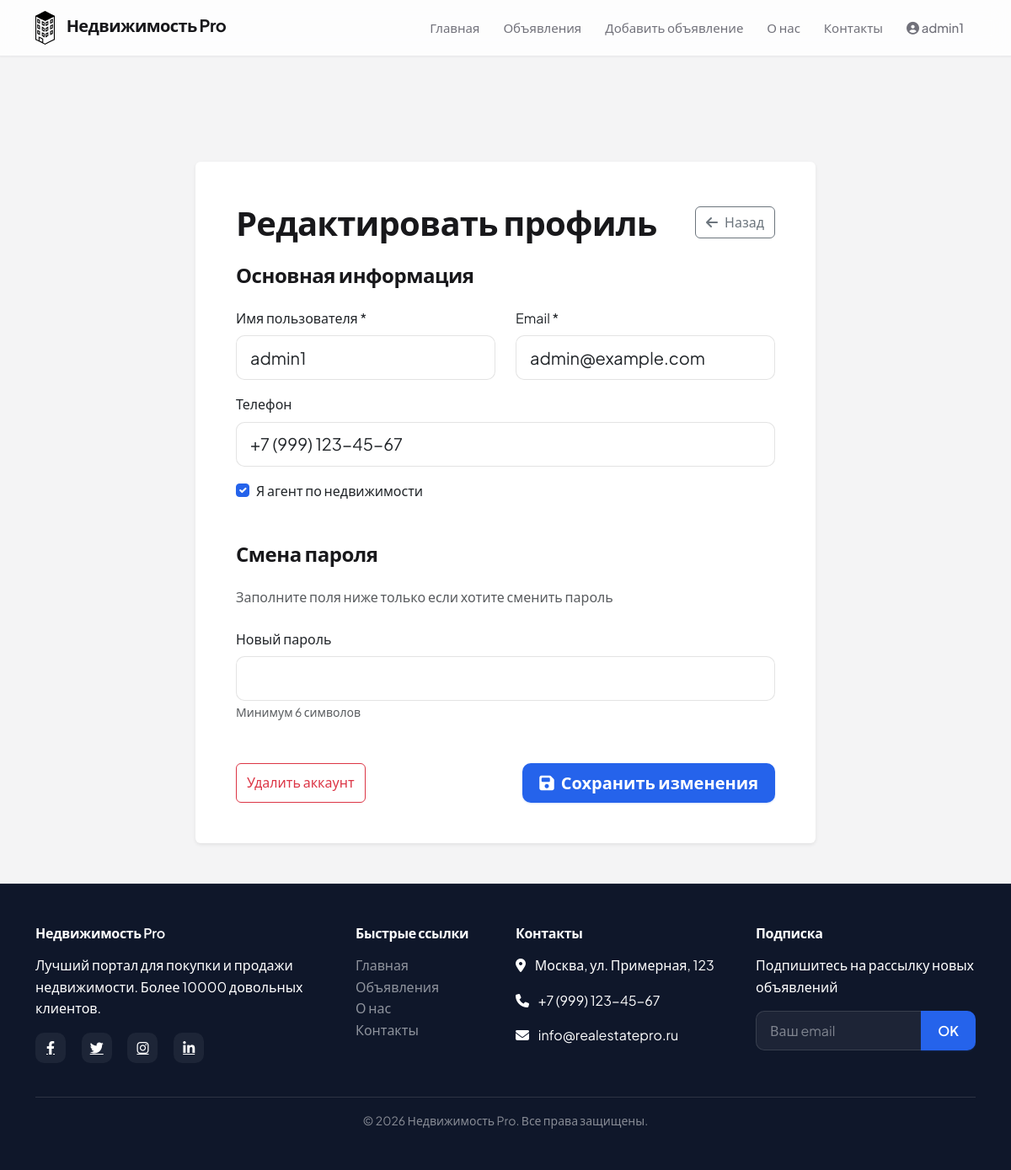
The page /edit-profile (signed in) on the database its author committed.
### app.py (models this page shows, shortened)
class User(UserMixin, db.Model):
    id = db.Column(db.Integer, primary_key=True)
    username = db.Column(db.String(80), unique=True, nullable=False)
    email = db.Column(db.String(120), unique=True, nullable=False)
    password_hash = db.Column(db.String(200), nullable=False)
    phone = db.Column(db.String(20))
    is_agent = db.Column(db.Boolean, default=False)
    listings = db.relationship('Listing', backref='author', lazy=True)
    created_at = db.Column(db.DateTime, default=datetime.utcnow)

### app.py (the view, shortened to what this page needs)
@app.route('/edit-profile', methods=['GET', 'POST'])
@login_required
def edit_profile():
    return render_template('edit_profile.html', user=current_user)

### app.py (called while the page is built)
@login_manager.user_loader
def load_user(user_id):
    return User.query.get(int(user_id))

### templates/edit_profile.html (shortened to what this page needs)
{% extends "base.html" %}
{% block content %}
<div class="container py-5">
    <div class="row justify-content-center">
        <div class="col-lg-8">
            <div class="card shadow-sm border-0">
                <div class="card-body p-5">
                    <div class="d-flex justify-content-between align-items-center mb-4">
                        <h1 class="fw-bold mb-0">Редактировать профиль</h1>
                        <a href="{{ url_for('profile') }}" class="btn btn-outline-secondary">
                            <i class="fas fa-arrow-left me-2"></i>Назад
                        </a>
                    </div>
                    <form method="POST" action="{{ url_for('edit_profile') }}">
                        <div class="mb-5">
                            <h4 class="fw-bold mb-4">Основная информация</h4>
                            <div class="row">
                                <div class="col-md-6 mb-3">
                                    <label for="username" class="form-label">Имя пользователя *</label>
                                    <input type="text" class="form-control form-control-lg"
                                           id="username" name="username"
                                           value="{{ user.username }}" required>
                                </div>
                                <div class="col-md-6 mb-3">
                                    <label for="email" class="form-label">Email *</label>
                                    <input type="email" class="form-control form-control-lg"
                                           id="email" name="email"
                                           value="{{ user.email }}" required>
                                </div>
                            </div>
                            <div class="mb-3">
                                <label for="phone" class="form-label">Телефон</label>
                                <input type="tel" class="form-control form-control-lg"
                                       id="phone" name="phone"
                                       value="{{ user.phone or '' }}">
                            </div>
                            <div class="form-check mb-3">
                                <input type="checkbox" class="form-check-input"
                                       id="is_agent" name="is_agent"
                                       {% if user.is_agent %}checked{% endif %}>
                                <label class="form-check-label" for="is_agent">
                                    Я агент по недвижимости
                                </label>
                            </div>
                        </div>
                        <div class="mb-5">
                            <h4 class="fw-bold mb-4">Смена пароля</h4>
                            <p class="text-muted mb-4">Заполните поля ниже только если хотите сменить пароль</p>
                            <div class="mb-3">
                                <label for="new_password" class="form-label">Новый пароль</label>
                                <input type="password" class="form-control form-control-lg"
                                       id="new_password" name="new_password">
                                <small class="text-muted">Минимум 6 символов</small>
                            </div>
                        </div>
                        <div class="d-flex justify-content-between">
                            <button type="button" class="btn btn-outline-danger"
                                    data-bs-toggle="modal" data-bs-target="#deleteModal">
                                Удалить аккаунт
                            </button>
                            <button type="submit" class="btn btn-primary btn-lg">
                                <i class="fas fa-save me-2"></i>Сохранить изменения
                            </button>
                        </div>
                    </form>
                </div>
            </div>
        </div>
    </div>
</div>
{% endblock %}

### templates/base.html (shortened to what this page needs)
<!DOCTYPE html>
<html lang="ru" data-theme="light">
<head>
    <link href="https://cdn.jsdelivr.net/npm/bootstrap@5.3.0/dist/css/bootstrap.min.css" rel="stylesheet">
    <link rel="stylesheet" href="https://cdnjs.cloudflare.com/ajax/libs/font-awesome/6.4.0/css/all.min.css">
    <link rel="stylesheet" href="{{ url_for('static', filename='css/main.css') }}">
    <link rel="stylesheet" href="{{ url_for('static', filename='css/animations.css') }}">
</head>
<body>
    <nav class="navbar navbar-expand-lg navbar-light site-navbar fixed-top">
        <div class="container">
            <a class="navbar-brand" href="{{ url_for('index') }}">
                <img src="{{ url_for('static', filename='images/logo.svg') }}" alt="Логотип" height="40">
                <span class="brand-text">Недвижимость Pro</span>
            </a>
            <div class="collapse navbar-collapse" id="navbarNav">
                <ul class="navbar-nav ms-auto">
                    <li class="nav-item"><a class="nav-link" href="{{ url_for('index') }}">Главная</a></li>
                    <li class="nav-item"><a class="nav-link" href="{{ url_for('listings') }}">Объявления</a></li>
                    <li class="nav-item"><a class="nav-link" href="{{ url_for('add_listing') }}">Добавить объявление</a></li>
                    <li class="nav-item"><a class="nav-link" href="{{ url_for('about') }}">О нас</a></li>
                    <li class="nav-item"><a class="nav-link" href="{{ url_for('contact') }}">Контакты</a></li>
                    {% if current_user.is_authenticated %}
                    <li class="nav-item dropdown">
                        <a class="nav-link dropdown-toggle" href="#" id="userDropdown" role="button" data-bs-toggle="dropdown">
                            <i class="fas fa-user-circle"></i> {{ current_user.username }}
                        </a>
                    </li>
                    {% endif %}
                </ul>
            </div>
        </div>
    </nav>
    <div class="container mt-5 pt-4 flash-stack">
    </div>
    <main class="fade-in">
        {% block content %}{% endblock %}
    </main>
    <footer class="footer site-footer mt-auto py-5 text-white">
        <div class="container">
            <div class="row">
                <div class="col-lg-4 col-md-6 mb-4">
                    <h5 class="mb-3">Недвижимость Pro</h5>
                    <p>Лучший портал для покупки и продажи недвижимости. Более 10000 довольных клиентов.</p>
                    <div class="social-icons mt-3">
                        <a href="#" class="text-white me-3"><i class="fab fa-facebook-f"></i></a>
                        <a href="#" class="text-white me-3"><i class="fab fa-twitter"></i></a>
                        <a href="#" class="text-white me-3"><i class="fab fa-instagram"></i></a>
                        <a href="#" class="text-white"><i class="fab fa-linkedin-in"></i></a>
                    </div>
                </div>
                <div class="col-lg-2 col-md-6 mb-4">
                    <h5 class="mb-3">Быстрые ссылки</h5>
                    <ul class="list-unstyled">
                        <li><a href="{{ url_for('index') }}" class="text-white-50">Главная</a></li>
                        <li><a href="{{ url_for('listings') }}" class="text-white-50">Объявления</a></li>
                        <li><a href="{{ url_for('about') }}" class="text-white-50">О нас</a></li>
                        <li><a href="{{ url_for('contact') }}" class="text-white-50">Контакты</a></li>
                    </ul>
                </div>
                <div class="col-lg-3 col-md-6 mb-4">
                    <h5 class="mb-3">Контакты</h5>
                    <p><i class="fas fa-map-marker-alt me-2"></i> Москва, ул. Примерная, 123</p>
                    <p><i class="fas fa-phone me-2"></i> +7 (999) 123-45-67</p>
                    <p><i class="fas fa-envelope me-2"></i> info@realestatepro.ru</p>
                </div>
                <div class="col-lg-3 col-md-6 mb-4">
                    <h5 class="mb-3">Подписка</h5>
                    <p>Подпишитесь на рассылку новых объявлений</p>
                    <form>
                        <div class="input-group">
                            <input type="email" class="form-control" placeholder="Ваш email">
                            <button class="btn btn-primary" type="submit">OK</button>
                        </div>
                    </form>
                </div>
            </div>
            <hr class="bg-white">
            <div class="text-center">
                <p class="text-white-50 small mb-0">&copy; 2026 Недвижимость Pro. Все права защищены.</p>
            </div>
        </div>
    </footer>
</body>
</html>

### static/css/main.css (style rules this page uses)
:root { --bs-primary: #2563eb; --bs-primary-rgb: 37, 99, 235; --bs-link-color: #2563eb; --bs-link-hover-color: #1d4ed8; --color-bg: #f4f4f5; --color-surface: #ffffff; --color-text: #18181b; --color-text-muted: #71717a; --color-border: rgba(24, 24, 27, 0.08); --color-border-strong: rgba(24, 24, 27, 0.12); --accent: #2563eb; --accent-hover: #1d4ed8; --accent-soft: rgba(37, 99, 235, 0.1); --accent-muted: #64748b; --radius-sm: 10px; --radius: 14px; --radius-lg: 22px; --shadow-xs: 0 1px 2px rgba(15, 23, 42, 0.04); --shadow-sm: 0 4px 16px rgba(15, 23, 42, 0.06); --shadow-md: 0 12px 40px rgba(15, 23, 42, 0.08); --transition: color 0.2s ease, background-color 0.2s ease, border-color 0.2s ease, box-shadow 0.2s ease, transform 0.22s ease; --nav-height: 72px; }
html { background-color: var(--color-bg); height: 100%; }
body { font-family: "Plus Jakarta Sans", system-ui, -apple-system, sans-serif; color: var(--color-text); padding-top: var(--nav-height); background-color: var(--color-bg); font-size: 1rem; line-height: 1.6; -webkit-font-smoothing: antialiased; min-height: 100vh; min-height: 100dvh; display: flex; flex-direction: column; }
body > .flash-stack { flex-shrink: 0; }
body > main { flex: 1 0 auto; }
h1, h2, h3, h4, h5, h6 { font-family: "Plus Jakarta Sans", system-ui, -apple-system, sans-serif; font-weight: 700; letter-spacing: -0.02em; color: var(--color-text); }
.site-navbar { background: rgba(255, 255, 255, 0.82) !important; backdrop-filter: blur(14px) saturate(1.2); -webkit-backdrop-filter: blur(14px) saturate(1.2); border-bottom: 1px solid var(--color-border); box-shadow: var(--shadow-xs); transition: var(--transition); }
.site-navbar .navbar-brand .brand-text { font-family: "Plus Jakarta Sans", system-ui, sans-serif; font-weight: 700; letter-spacing: -0.03em; color: var(--color-text); margin-left: 10px; }
.site-navbar .nav-link { font-weight: 500; font-size: 0.9375rem; color: var(--color-text-muted) !important; margin: 0 2px; padding: 0.5rem 0.75rem !important; border-radius: var(--radius-sm); transition: var(--transition); }
.site-navbar .nav-link::after { display: none; }
.btn-primary { background: var(--accent); border: none; font-weight: 600; border-radius: var(--radius-sm); padding: 0.55rem 1.25rem; transition: var(--transition); box-shadow: 0 1px 2px rgba(37, 99, 235, 0.2); }
.form-control, .form-select { border: 1px solid var(--color-border-strong); border-radius: var(--radius-sm); padding: 0.65rem 1rem; transition: var(--transition); }
.site-footer { flex-shrink: 0; background: #0f172a; color: rgba(248, 250, 252, 0.88); border-top: 1px solid rgba(255, 255, 255, 0.06); margin-top: 4rem; }
.site-footer h5 { color: #fff; font-size: 1rem; font-weight: 600; letter-spacing: -0.02em; }
.site-footer a.text-white-50 { color: rgba(248, 250, 252, 0.55) !important; text-decoration: none; transition: var(--transition); }
.site-footer .social-icons a { display: inline-flex; align-items: center; justify-content: center; width: 2.25rem; height: 2.25rem; border-radius: var(--radius-sm); background: rgba(255, 255, 255, 0.06); transition: var(--transition); }
.site-footer .form-control { background: rgba(255, 255, 255, 0.06); border: 1px solid rgba(255, 255, 255, 0.12); color: #fff; border-radius: var(--radius-sm) 0 0 var(--radius-sm); }
.site-footer .form-control::placeholder { color: rgba(248, 250, 252, 0.45); }
.site-footer .input-group .btn-primary { border-radius: 0 var(--radius-sm) var(--radius-sm) 0; }
.site-footer hr { opacity: 0.12; }
.flash-stack { margin-top: 0.5rem; }
.form-check-input:checked { background-color: var(--accent); border-color: var(--accent); }

### static/css/animations.css (style rules this page uses)
.fade-in { animation: fadeIn 0.5s ease-in-out; }
.btn-ripple { position: relative; overflow: hidden; }
.btn-ripple:after { content: ''; position: absolute; top: 50%; left: 50%; width: 5px; height: 5px; background: rgba(255, 255, 255, 0.5); opacity: 0; border-radius: 100%; transform: scale(1, 1) translate(-50%); transform-origin: 50% 50%; }

### rows shown on the page
User: username "admin1", email "admin@example.com", phone "+7 (999) 123-45-67", is_agent "☑"
